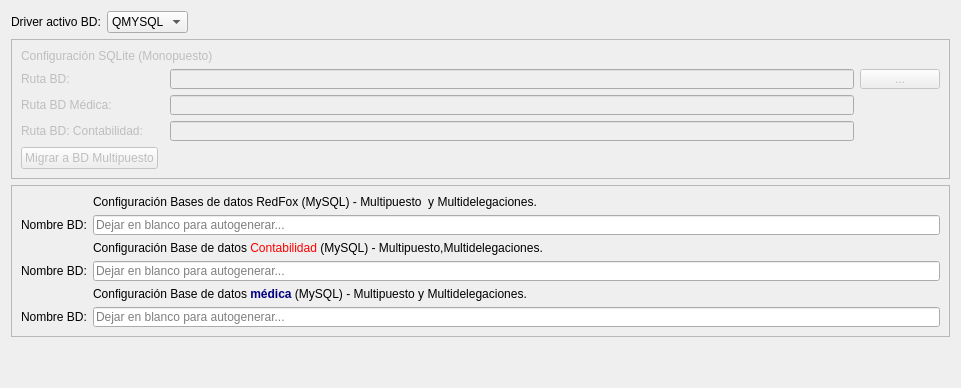
         <widget class="QWidget" name="tabWidgetPage2">
          <attribute name="title">
           <string>Datos conexión Base de datos</string>
          </attribute>
          <layout class="QGridLayout" name="gridLayout_5">
           <item row="4" column="0">
            <spacer name="verticalSpacer">
             <property name="orientation">
              <enum>Qt::Vertical</enum>
             </property>
             <property name="sizeHint" stdset="0">
              <size>
               <width>20</width>
               <height>40</height>
              </size>
             </property>
            </spacer>
           </item>
           <item row="0" column="1">
            <widget class="QComboBox" name="txtcDriver">
             <item>
              <property name="text">
               <string>QMYSQL</string>
              </property>
             </item>
            </widget>
           </item>
           <item row="0" column="2">
            <spacer name="horizontalSpacer_6">
             <property name="orientation">
              <enum>Qt::Horizontal</enum>
             </property>
             <property name="sizeHint" stdset="0">
              <size>
               <width>40</width>
               <height>20</height>
              </size>
             </property>
            </spacer>
           </item>
           <item row="0" column="0">
            <widget class="QLabel" name="label_11">
             <property name="text">
              <string>Driver activo BD:</string>
             </property>
            </widget>
           </item>
           <item row="3" column="0" colspan="3">
            <widget class="QFrame" name="mysql_frame">
             <property name="enabled">
              <bool>true</bool>
             </property>
             <property name="sizePolicy">
              <sizepolicy hsizetype="Preferred" vsizetype="Maximum">
               <horstretch>0</horstretch>
               <verstretch>0</verstretch>
              </sizepolicy>
             </property>
             <property name="frameShape">
              <enum>QFrame::StyledPanel</enum>
             </property>
             <property name="frameShadow">
              <enum>QFrame::Raised</enum>
             </property>
             <layout class="QGridLayout" name="gridLayout_4">
              <item row="2" column="3">
               <widget class="QLabel" name="label_49">
                <property name="text">
                 <string>&lt;html&gt;&lt;head/&gt;&lt;body&gt;&lt;p&gt;Configuración Base de datos &lt;span style=&quot; color:#ff0000;&quot;&gt;Contabilidad &lt;/span&gt;(MySQL) - Multipuesto,Multidelegaciones.&lt;/p&gt;&lt;/body&gt;&lt;/html&gt;</string>
                </property>
               </widget>
              </item>
              <item row="0" column="3">
               <widget class="QLabel" name="label_5">
                <property name="text">
                 <string>Configuración Bases de datos RedFox (MySQL) - Multipuesto  y Multidelegaciones.</string>
                </property>
               </widget>
              </item>
              <item row="1" column="2">
               <widget class="QLabel" name="label_7">
                <property name="text">
                 <string>Nombre BD:</string>
                </property>
               </widget>
              </item>
              <item row="1" column="3">
               <widget class="QLineEdit" name="txtnombre_bd">
                <property name="maximumSize">
                 <size>
                  <width>16777215</width>
                  <height>20</height>
                 </size>
                </property>
                <property name="placeholderText">
                 <string>Dejar en blanco para autogenerar...</string>
                </property>
               </widget>
              </item>
              <item row="4" column="2">
               <widget class="QLabel" name="label_52">
                <property name="text">
                 <string>Nombre BD:</string>
                </property>
               </widget>
              </item>
              <item row="4" column="3">
               <widget class="QLineEdit" name="txtNombre_BDConta">
                <property name="maximumSize">
                 <size>
                  <width>16777215</width>
                  <height>20</height>
                 </size>
                </property>
                <property name="placeholderText">
                 <string>Dejar en blanco para autogenerar...</string>
                </property>
               </widget>
              </item>
              <item row="7" column="2">
               <widget class="QLabel" name="label_32">
                <property name="text">
                 <string>Nombre BD:</string>
                </property>
               </widget>
              </item>
              <item row="7" column="3">
               <widget class="QLineEdit" name="txtnombre_bdMedic">
                <property name="maximumSize">
                 <size>
                  <width>16777215</width>
                  <height>20</height>
                 </size>
                </property>
                <property name="placeholderText">
                 <string>Dejar en blanco para autogenerar...</string>
                </property>
               </widget>
              </item>
              <item row="5" column="3">
               <widget class="QLabel" name="label_34">
                <property name="text">
                 <string>&lt;html&gt;&lt;head/&gt;&lt;body&gt;&lt;p&gt;Configuración Base de datos &lt;span style=&quot; font-weight:600; color:#000080;&quot;&gt;médica&lt;/span&gt; (MySQL) - Multipuesto y Multidelegaciones.&lt;/p&gt;&lt;/body&gt;&lt;/html&gt;</string>
                </property>
               </widget>
              </item>
             </layout>
            </widget>
           </item>
           <item row="1" column="0" colspan="3">
            <widget class="QFrame" name="sqlite_frame">
             <property name="enabled">
              <bool>false</bool>
             </property>
             <property name="sizePolicy">
              <sizepolicy hsizetype="Preferred" vsizetype="Maximum">
               <horstretch>0</horstretch>
               <verstretch>0</verstretch>
              </sizepolicy>
             </property>
             <property name="frameShape">
              <enum>QFrame::StyledPanel</enum>
             </property>
             <property name="frameShadow">
              <enum>QFrame::Raised</enum>
             </property>
             <layout class="QGridLayout" name="gridLayout_3">
              <item row="0" column="0" colspan="3">
               <widget class="QLabel" name="label_4">
                <property name="text">
                 <string>&lt;html&gt;&lt;head/&gt;&lt;body&gt;&lt;p&gt;Configuración SQLite (Monopuesto)&lt;/p&gt;&lt;/body&gt;&lt;/html&gt;</string>
                </property>
               </widget>
              </item>
              <item row="1" column="0">
               <widget class="QLabel" name="label_3">
                <property name="text">
                 <string>Ruta BD:</string>
                </property>
               </widget>
              </item>
              <item row="1" column="2">
               <widget class="QLineEdit" name="txtRutaBd">
                <property name="maximumSize">
                 <size>
                  <width>16777215</width>
                  <height>20</height>
                 </size>
                </property>
               </widget>
              </item>
              <item row="4" column="0">
               <widget class="QPushButton" name="btn_migrar">
                <property name="text">
                 <string>Migrar a BD Multipuesto</string>
                </property>
               </widget>
              </item>
              <item row="4" column="2" colspan="2">
               <spacer name="horizontalSpacer_5">
                <property name="orientation">
                 <enum>Qt::Horizontal</enum>
                </property>
                <property name="sizeHint" stdset="0">
                 <size>
                  <width>770</width>
                  <height>20</height>
                 </size>
                </property>
               </spacer>
              </item>
              <item row="1" column="3">
               <widget class="QPushButton" name="btn_ruta_db">
                <property name="sizePolicy">
                 <sizepolicy hsizetype="Fixed" vsizetype="Fixed">
                  <horstretch>0</horstretch>
                  <verstretch>0</verstretch>
                 </sizepolicy>
                </property>
                <property name="minimumSize">
                 <size>
                  <width>30</width>
                  <height>0</height>
                 </size>
                </property>
                <property name="maximumSize">
                 <size>
                  <width>16777215</width>
                  <height>20</height>
                 </size>
                </property>
                <property name="text">
                 <string>...</string>
                </property>
               </widget>
              </item>
              <item row="3" column="2">
               <widget class="QLineEdit" name="txtruta_bd_conta">
                <property name="maximumSize">
                 <size>
                  <width>16777215</width>
                  <height>20</height>
                 </size>
                </property>
               </widget>
              </item>
              <item row="3" column="0">
               <widget class="QLabel" name="label_55">
                <property name="text">
                 <string>Ruta BD: Contabilidad:</string>
                </property>
               </widget>
              </item>
              <item row="2" column="0">
               <widget class="QLabel" name="label_56">
                <property name="text">
                 <string>Ruta BD Médica:</string>
                </property>
               </widget>
              </item>
              <item row="2" column="2">
               <widget class="QLineEdit" name="txtRutaBDMedica">
                <property name="maximumSize">
                 <size>
                  <width>16777215</width>
                  <height>20</height>
                 </size>
                </property>
               </widget>
              </item>
             </layout>
            </widget>
           </item>
          </layout>
         </widget>
